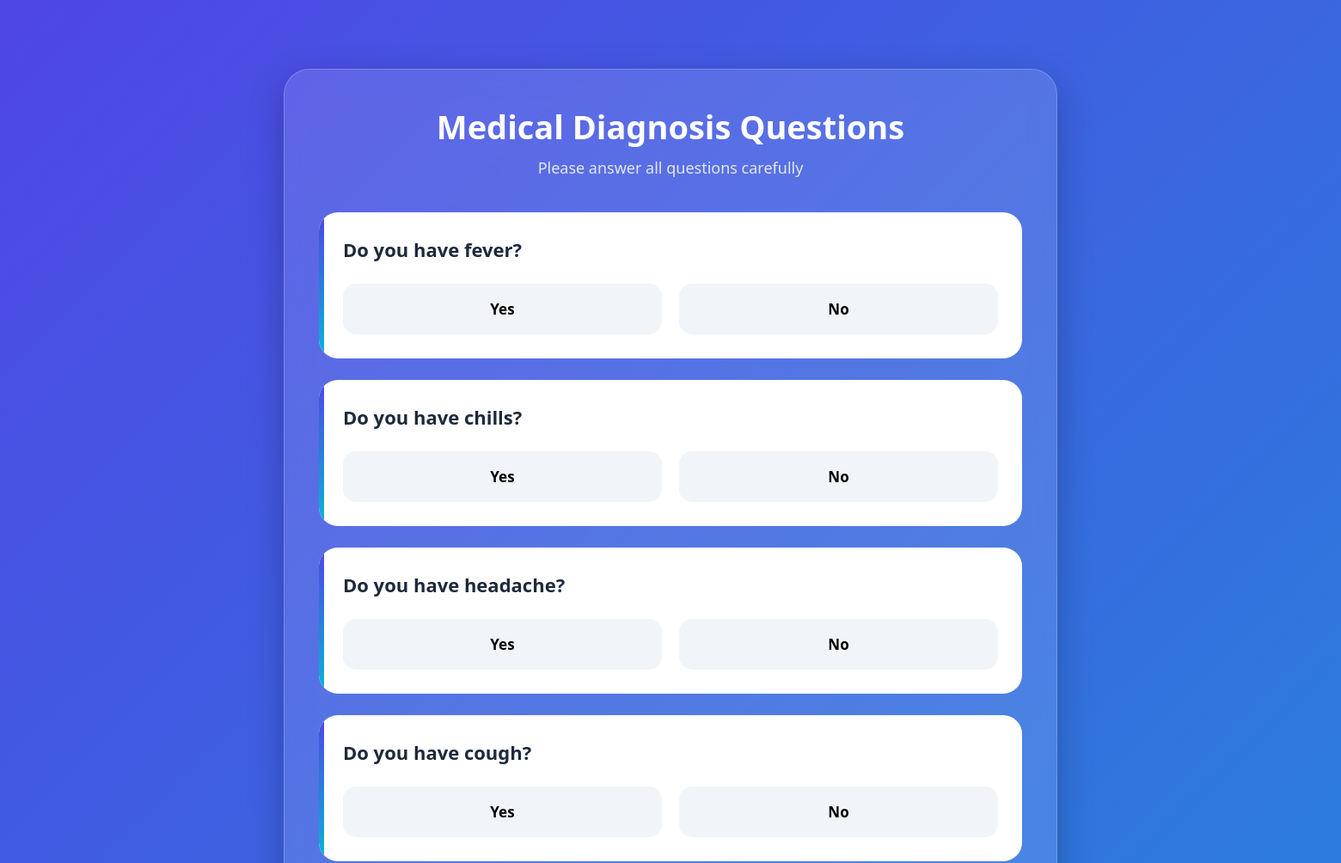
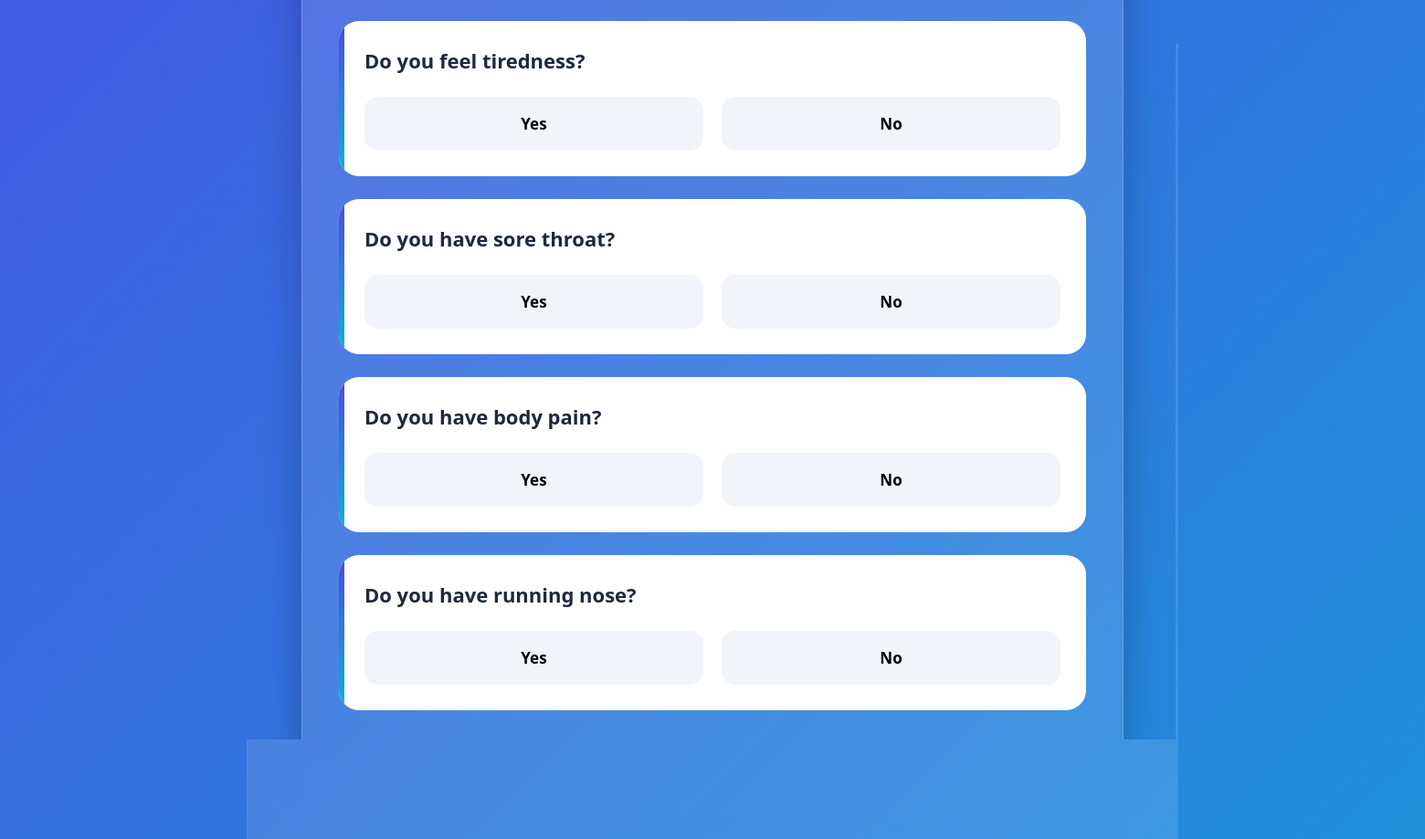
Screenshot of /questions (signed in) with the database file from the repository (2 pictures, top to bottom).
### tables this page shows
CREATE TABLE questions (
        id INTEGER PRIMARY KEY AUTOINCREMENT,
        question_text TEXT NOT NULL,
        symptom_key TEXT NOT NULL
    );

### app.py (the view)
@app.route("/questions")
def questions():
    if not is_logged_in():
        return redirect("/login")
    conn = get_connection()
    cur = conn.cursor()
    cur.execute("SELECT * FROM questions")
    questions = cur.fetchall()
    conn.close()
    return render_template("questions.html", questions=questions)

### app.py (called while the page is built)
def is_logged_in():
    return "user_id" in session

### database/database.py (called while the page is built)
def get_connection():
    conn = sqlite3.connect(DB_PATH)
    conn.row_factory = sqlite3.Row
    return conn

### templates/questions.html (shortened to what this page needs)
<!DOCTYPE html>
<html lang="en">
<head>
    <link rel="stylesheet"
          href="{{ url_for('static', filename='css/user_questions.css') }}">
</head>
<body>
<div class="container">
    <div class="top-box">
        <h1>Medical Diagnosis Questions</h1>
        <p>Please answer all questions carefully</p>
    </div>
    <form action="/submit_answers"
          method="POST"
          id="diagnosisForm">
        {% for q in questions %}
        <div class="question-card">
            <h3>{{ q.question_text }}</h3>
            <div class="options">
                <label class="radio-box">
                    <span>Yes</span>
                </label>
                <label class="radio-box">
                    <span>No</span>
                </label>
            </div>
        </div>
        {% endfor %}
        <button type="submit" class="submit-btn">
        </button>
    </form>
</div>
</body>
</html>

### static/css/user_questions.css (style rules this page uses)
* { margin:0; padding:0; box-sizing:border-box; font-family:'Segoe UI', Tahoma, Geneva, Verdana, sans-serif; }
body { min-height:100vh; background:linear-gradient(135deg,#4f46e5,#06b6d4,#14b8a6); background-size:300% 300%; animation:bgMove 10s ease infinite; padding:40px; }
.container { max-width:900px; margin:auto; background:rgba(255,255,255,0.12); backdrop-filter:blur(15px); border:1px solid rgba(255,255,255,0.2); border-radius:30px; padding:40px; box-shadow:0 15px 40px rgba(0,0,0,0.25); animation:fadeIn 1s ease; }
.top-box { text-align:center; margin-bottom:40px; }
.top-box h1 { color:white; font-size:38px; margin-bottom:10px; font-weight:700; }
.top-box p { color:#e2e8f0; font-size:18px; }
.question-card { background:white; border-radius:22px; padding:28px; margin-bottom:25px; transition:0.4s; animation:slideUp 0.6s ease; position:relative; overflow:hidden; }
.question-card::before { content:""; position:absolute; top:0; left:0; width:6px; height:100%; background:linear-gradient(#4f46e5,#06b6d4); }
.question-card h3 { color:#1e293b; margin-bottom:25px; font-size:22px; }
.options { display:flex; gap:20px; }
.radio-box { flex:1; cursor:pointer; }
.radio-box span { display:block; padding:16px; text-align:center; border-radius:15px; background:#f1f5f9; font-size:17px; font-weight:600; transition:0.3s; border:2px solid transparent; }
.submit-btn { width:100%; padding:18px; border:none; border-radius:18px; background:linear-gradient(135deg,#7c3aed,#2563eb); color:white; font-size:20px; font-weight:bold; cursor:pointer; transition:0.4s; margin-top:25px; letter-spacing:1px; }

### rows the page displays
questions: question_text "Do you have fever?"
questions: question_text "Do you have chills?"
questions: question_text "Do you have headache?"
questions: question_text "Do you have cough?"
questions: question_text "Do you feel tiredness?"
questions: question_text "Do you have sore throat?"
questions: question_text "Do you have body pain?"
questions: question_text "Do you have running nose?"
